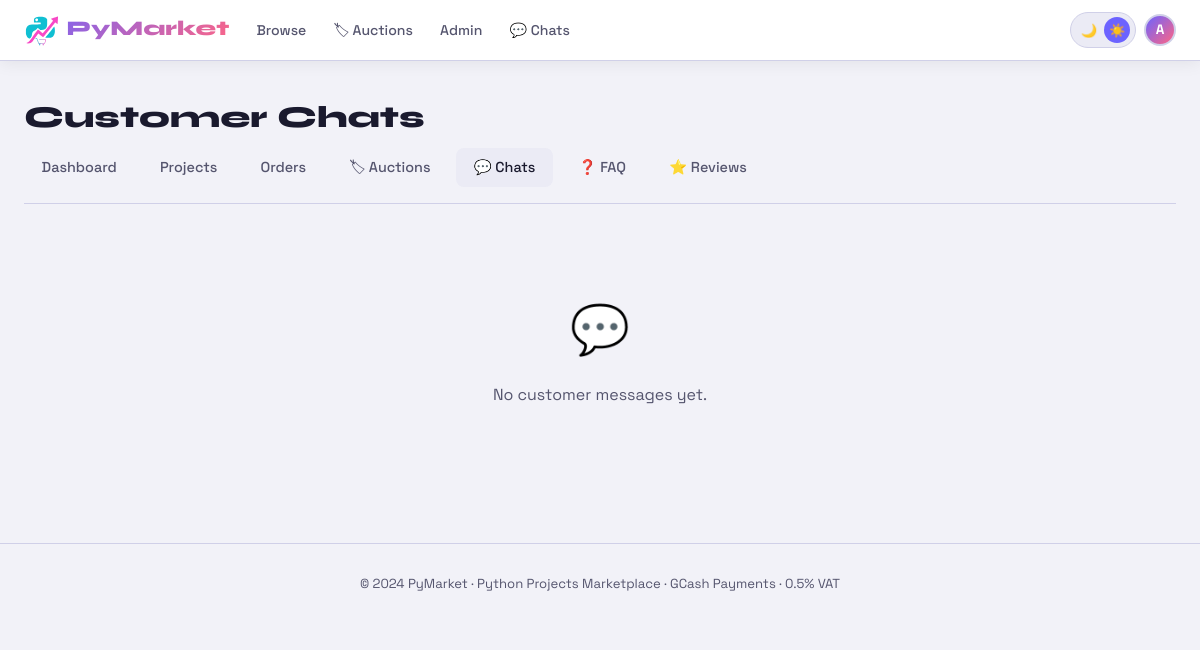
Page /admin/chats (signed in) on the earlier database version.
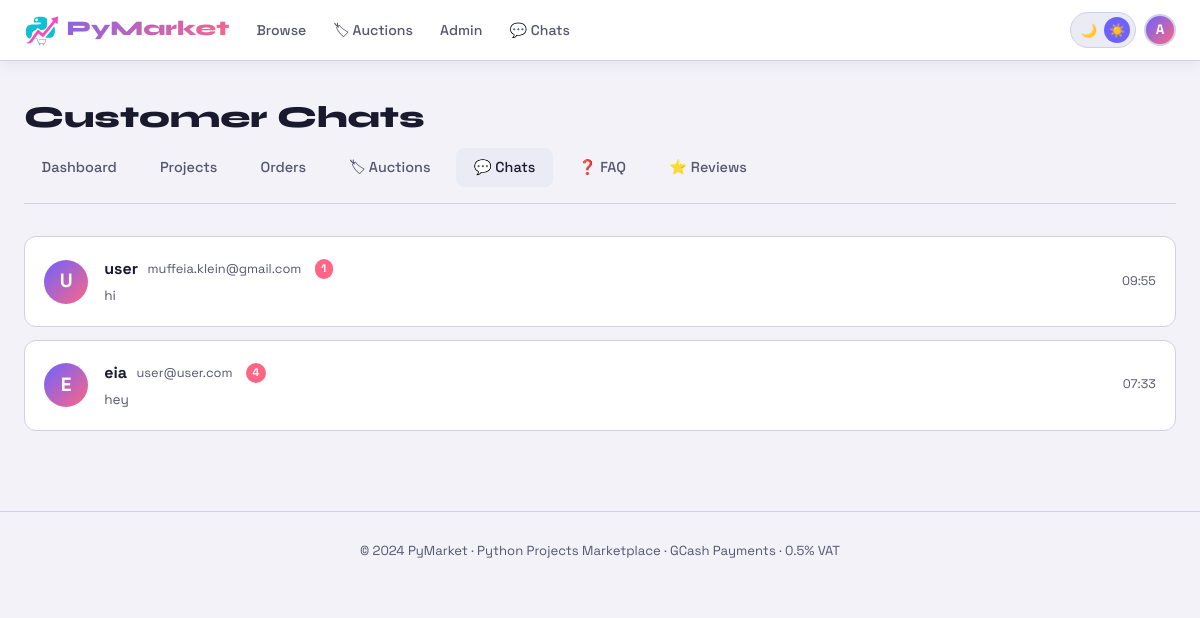
Same page on the later database version.
### tables this page shows
CREATE TABLE users (
                id INTEGER PRIMARY KEY AUTOINCREMENT,
                username TEXT UNIQUE NOT NULL,
                email TEXT UNIQUE NOT NULL,
                password TEXT NOT NULL,
                bio TEXT DEFAULT '',
                avatar TEXT DEFAULT '',
                is_admin INTEGER DEFAULT 0,
                created_at TEXT DEFAULT CURRENT_TIMESTAMP
            );

### app.py (the view)
@app.route('/admin/chats')
@login_required
@admin_required
def admin_chats():
    db=get_db()
    conversations=db.execute("""
        SELECT u.id, u.username, u.email, MAX(c.created_at) as last_message,
            (SELECT message FROM chats WHERE user_id=u.id ORDER BY created_at DESC LIMIT 1) as last_text,
            SUM(CASE WHEN c.is_admin_reply=0 THEN 1 ELSE 0 END) as unread
        FROM chats c JOIN users u ON c.user_id=u.id
        WHERE u.is_admin=0 GROUP BY u.id ORDER BY last_message DESC
    """).fetchall()
    return render_template('admin/chats.html', conversations=conversations)

### app.py (called while the page is built)
@app.after_request
def add_security_headers(response):
    response.headers['X-Frame-Options'] = 'SAMEORIGIN'
    response.headers['X-Content-Type-Options'] = 'nosniff'
    response.headers['Referrer-Policy'] = 'strict-origin-when-cross-origin'
    response.headers['Content-Security-Policy'] = (
        "default-src 'self'; "
        "script-src 'self' 'unsafe-inline'; "
        "style-src 'self' 'unsafe-inline' https://fonts.googleapis.com; "
        "font-src https://fonts.gstatic.com; "
        "img-src 'self' data: https://api.qrserver.com; "
    )
    return response

def get_db():
    conn = sqlite3.connect(DB_PATH)
    conn.row_factory = sqlite3.Row
    return conn

def login_required(f):
    @wraps(f)
    def decorated(*args, **kwargs):
        if 'user_id' not in session:
            flash('login_required')
            return redirect(url_for('login', next=request.url))
        return f(*args, **kwargs)
    return decorated

def admin_required(f):
    @wraps(f)
    def decorated(*args, **kwargs):
        if not session.get('is_admin'):
            return redirect(url_for('index'))
        return f(*args, **kwargs)
    return decorated

### templates/admin/chats.html (shortened to what this page needs)
{% extends 'base.html' %}
{% block content %}
<div class="container">
  <h1 class="page-title">Customer Chats</h1>
  <div class="admin-nav">
    <a href="{{ url_for('admin_dashboard') }}">Dashboard</a>
    <a href="{{ url_for('admin_projects') }}">Projects</a>
    <a href="{{ url_for('admin_orders') }}">Orders</a>
    <a href="{{ url_for('admin_auctions')}}" >🏷 Auctions</a>
    <a href="{{ url_for('admin_chats') }}" class="active">💬 Chats</a>
    <a href="{{ url_for('admin_faq') }}">❓ FAQ</a>
    <a href="{{ url_for('admin_reviews') }}">⭐ Reviews</a>
  </div>
  {% if conversations %}
  <div style="display:flex;flex-direction:column;gap:.8rem">
    {% for c in conversations %}
    <a href="{{ url_for('admin_chat_user', user_id=c['id']) }}" class="conv-card">
      <div class="conv-avatar">{{ c['username'][0].upper() }}</div>
      <div style="flex:1;min-width:0">
        <div style="display:flex;align-items:center;gap:.6rem">
          <span style="font-weight:700">{{ c['username'] }}</span>
          <span style="color:var(--muted);font-size:.8rem">{{ c['email'] }}</span>
          {% if c['unread'] > 0 %}<span class="notif-dot">{{ c['unread'] }}</span>{% endif %}
        </div>
        <div style="color:var(--muted);font-size:.85rem;white-space:nowrap;overflow:hidden;text-overflow:ellipsis;max-width:400px;margin-top:.2rem">{{ c['last_text'] or '—' }}</div>
      </div>
      <div style="color:var(--muted);font-size:.78rem;flex-shrink:0">{{ c['last_message'][11:16] if c['last_message'] }}</div>
    </a>
    {% endfor %}
  </div>
  {% else %}
  <div class="empty">
    <div class="empty-icon">💬</div>
    <div>No customer messages yet.</div>
  </div>
  {% endif %}
</div>
{% endblock %}

Differences in the rows shown:
added users: username "U", username "user", email "muffeia.klein@gmail.com", unread "1", c "hi", c "09:55"
added users: username "E", username "eia", email "user@user.com", unread "4", c "hey", c "07:33"
Other differences:
text no longer shown: "💬 No customer messages yet."
